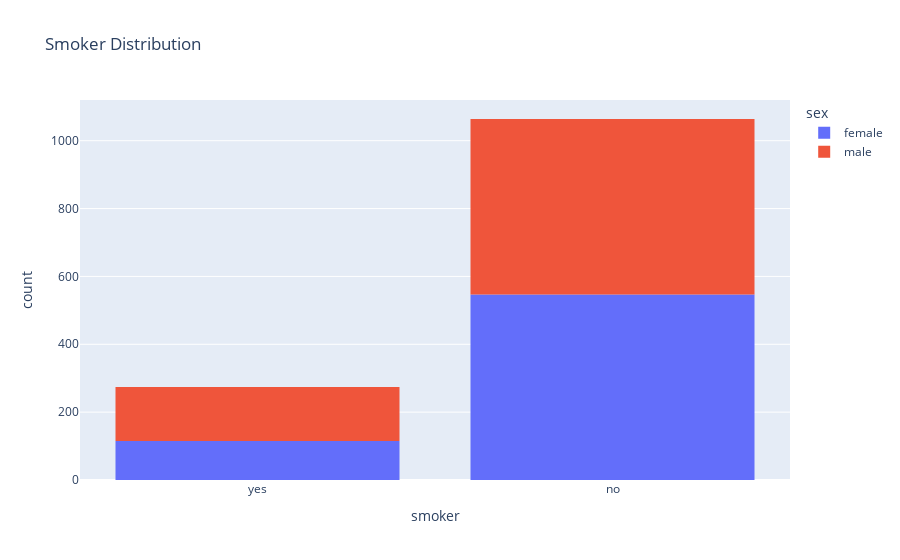

The notebook cell saved with this chart:
### Code cell
px.histogram(data, x='smoker', color='sex', title='Smoker Distribution')

### Figure 1 — Plotly figure (JSON) as saved in the notebook; plotly's stock layout.template omitted (floating-point values rounded to 4 significant figures; data arrays with more than 128 entries replaced by an {"elided": "..."} marker saying what was removed)
{"data": [{"alignmentgroup": "True", "bingroup": "x", "hovertemplate": "sex=female<br>smoker=%{x}<br>count=%{y}<extra></extra>", "legendgroup": "female", "marker": {"color": "#636efa", "pattern": {"shape": ""}}, "name": "female", "offsetgroup": "female", "orientation": "v", "showlegend": true, "type": "histogram", "x": {"elided": "662 str values"}, "xaxis": "x", "yaxis": "y"}, {"alignmentgroup": "True", "bingroup": "x", "hovertemplate": "sex=male<br>smoker=%{x}<br>count=%{y}<extra></extra>", "legendgroup": "male", "marker": {"color": "#EF553B", "pattern": {"shape": ""}}, "name": "male", "offsetgroup": "male", "orientation": "v", "showlegend": true, "type": "histogram", "x": {"elided": "676 str values"}, "xaxis": "x", "yaxis": "y"}], "layout": {"barmode": "relative", "legend": {"title": {"text": "sex"}, "tracegroupgap": 0}, "title": {"text": "Smoker Distribution"}, "xaxis": {"anchor": "y", "domain": [0, 1], "title": {"text": "smoker"}}, "yaxis": {"anchor": "x", "domain": [0, 1], "title": {"text": "count"}}}}
